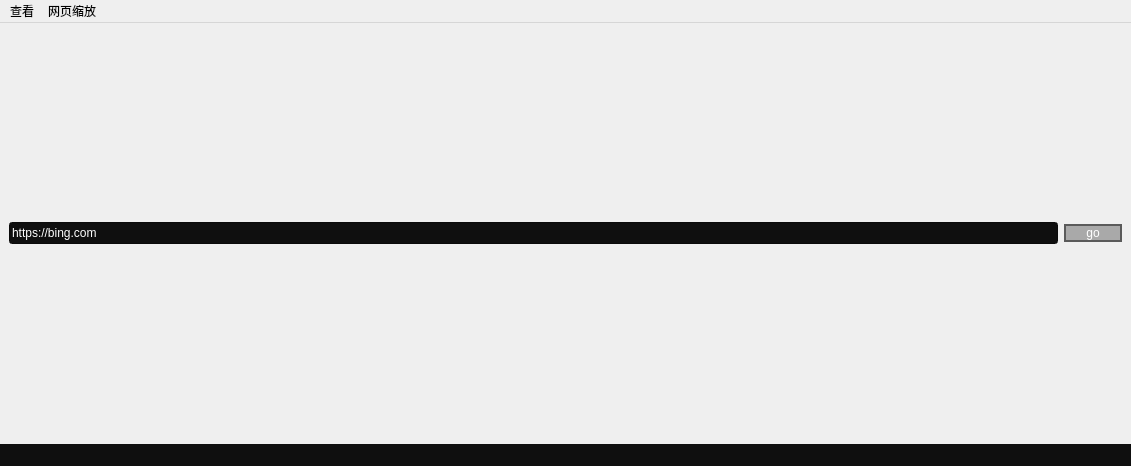
<?xml version="1.0" encoding="UTF-8"?>
<ui version="4.0">
 <class>MainWindow</class>
 <widget class="QMainWindow" name="MainWindow">
  <property name="geometry">
   <rect>
    <x>0</x>
    <y>0</y>
    <width>1131</width>
    <height>466</height>
   </rect>
  </property>
  <property name="windowTitle">
   <string>MainWindow</string>
  </property>
  <property name="styleSheet">
   <string notr="true"/>
  </property>
  <widget class="QWidget" name="centralwidget">
   <layout class="QGridLayout" name="gridLayout_3">
    <item row="0" column="0">
     <layout class="QGridLayout" name="gridLayout_2">
      <item row="0" column="0">
       <widget class="QLineEdit" name="urlEdit">
        <property name="styleSheet">
         <string notr="true">background-color: rgb(15, 15, 15);
color: rgb(255, 255, 255);</string>
        </property>
        <property name="text">
         <string>https://bing.com</string>
        </property>
       </widget>
      </item>
      <item row="0" column="1">
       <widget class="QPushButton" name="gotoBtn">
        <property name="styleSheet">
         <string notr="true">    border-radius: 15px; /* 圆角半径，可以根据需要调整 */
    border: 2px solid #5A5A5A; /* 边框颜色和粗细 */
    background-color: #A9A9A9; /* 按钮背景颜色 */
    color: white; /* 按钮文字颜色 */
    padding: 0 20px; /* 内边距 */</string>
        </property>
        <property name="text">
         <string>go</string>
        </property>
       </widget>
      </item>
      <item row="1" column="0" colspan="2">
       <layout class="QGridLayout" name="gridLayout"/>
      </item>
     </layout>
    </item>
   </layout>
  </widget>
  <widget class="QMenuBar" name="menubar">
   <property name="geometry">
    <rect>
     <x>0</x>
     <y>0</y>
     <width>1131</width>
     <height>24</height>
    </rect>
   </property>
   <widget class="QMenu" name="menu">
    <property name="title">
     <string>网页缩放</string>
    </property>
    <addaction name="zoomInAction"/>
    <addaction name="zoomOutAction"/>
    <addaction name="resetZoomAction"/>
   </widget>
   <widget class="QMenu" name="lookUpMenu">
    <property name="title">
     <string>查看</string>
    </property>
    <addaction name="soucreCodeAction"/>
    <addaction name="setMainPageAction"/>
    <addaction name="historyAction"/>
   </widget>
   <addaction name="lookUpMenu"/>
   <addaction name="menu"/>
  </widget>
  <widget class="QStatusBar" name="statusbar">
   <property name="styleSheet">
    <string notr="true">background-color: rgb(15, 15, 15);</string>
   </property>
  </widget>
  <action name="zoomInAction">
   <property name="text">
    <string>放大</string>
   </property>
   <property name="shortcut">
    <string>Ctrl++</string>
   </property>
  </action>
  <action name="zoomOutAction">
   <property name="text">
    <string>缩小</string>
   </property>
   <property name="shortcut">
    <string>Ctrl+-</string>
   </property>
  </action>
  <action name="resetZoomAction">
   <property name="text">
    <string>重置</string>
   </property>
   <property name="shortcut">
    <string>Ctrl+0</string>
   </property>
  </action>
  <action name="soucreCodeAction">
   <property name="text">
    <string>查看源代码</string>
   </property>
  </action>
  <action name="setMainPageAction">
   <property name="text">
    <string>主页设置</string>
   </property>
  </action>
  <action name="historyAction">
   <property name="text">
    <string>查看历史记录</string>
   </property>
  </action>
 </widget>
 <resources/>
 <connections/>
</ui>
